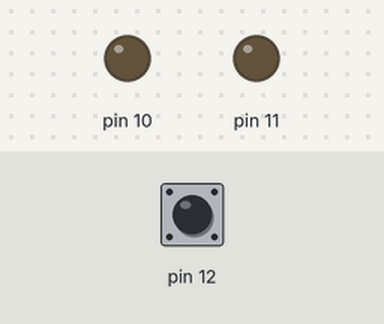
This sketch was run on a simulated Arduino Uno, built with avr-gcc and run on an emulated ATmega328P. Parts: output pins drawn as LEDs (lit = HIGH). Inputs (shaded band) come from the test bench; at power-on: pin 12 HIGH. What the sketch prints to the serial monitor is not drawn.

Above: at 1.2 s.
1.3 s: pin 12 driven LOW
At 2.0 s:
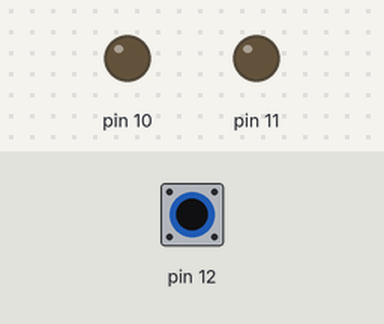
3.2 s: pin 12 driven HIGH
At 5.9 s:
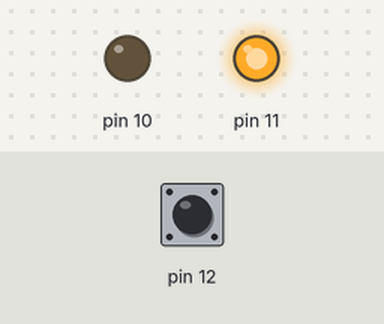
6.2 s: pin 12 pulsed LOW 2 times (0.12 s each, 0.3 s apart)
At 7.5 s:
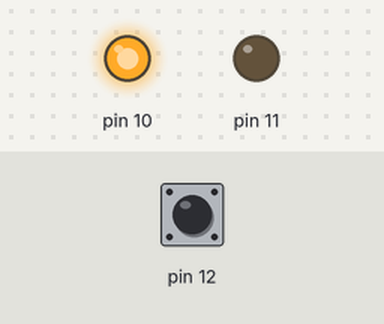
Timing chart, 0 to 18.8 s (numbered marks = the images above; inputs shaded):
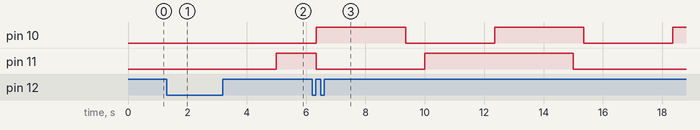

Measured:
- after the input at 1.3 s, pin 10: stays LOW (without the input it goes to HIGH after 1.7 s)
- after the input at 3.2 s, pin 11: LOW → HIGH after 1.8 s
- after the input at 6.2 s, pin 10: alternates HIGH for 3.0 s and LOW for 3.0 s, starting after 0.15 s

The sketch:

millis.ino
```cpp
unsigned long tempoatual = millis();
unsigned long tempoanterior1 = 0;
unsigned long tempoanterior2 = 0;
int led1 = 3000;
int led2 = 5000;
bool state1 = 0;
bool state2 = 0;
int statebtn = 1;
void setup() {
  // put your setup code here, to run once:
  pinMode(11,OUTPUT);
  pinMode(10,OUTPUT);
  pinMode(13,INPUT);
  Serial.begin(9600);
}

void loop() {
  // put your main code here, to run repeatedly:
  tempoatual = millis();

  if((tempoatual - tempoanterior1) > led1 && statebtn != 2){

      state1 = !state1;

      digitalWrite(10,state1);

      tempoanterior1 = tempoatual;

  }

  if((tempoatual - tempoanterior2) > led2 && statebtn != 3){

      state2 = !state2;

      digitalWrite(11,state2);

      tempoanterior2 =tempoatual;

  }

  if (digitalRead(12) == 0){
     if(statebtn == 1){

     statebtn++;
      while(digitalRead(12) == 0){
        Serial.println("a espera de soltar o botao");
      }
  }
    else if (statebtn == 2){
      statebtn++;
       while(digitalRead(12) == 0){
        Serial.println("a espera de soltar o botao");
      }
    }
    else if (statebtn == 3){
      statebtn = 1;
       while(digitalRead(12) == 0){
        Serial.println("a espera de soltar o botao");
      }
    }
  }
  if (statebtn == 2){
    state1 = LOW;
    digitalWrite(10,state1);
  }
  if(statebtn == 3){
    state2 = LOW;
    digitalWrite(11,state2);
  }
  Serial.println(digitalRead(12));


}
void leds (int led1, int led2){

  if((tempoatual - tempoanterior1) > led1){

      state1 = !state1;

      digitalWrite(10,state1);

      tempoanterior1 = tempoatual;

  }

  if((tempoatual - tempoanterior2) > led2){

      state2 = !state2;

      digitalWrite(11,state2);

      tempoanterior2 =tempoatual;

  }

}
```
